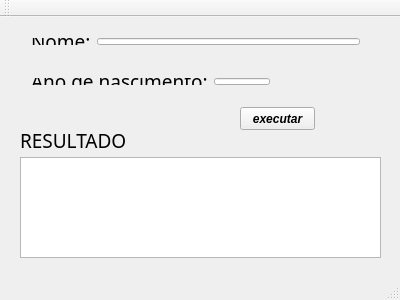
<?xml version="1.0" encoding="UTF-8"?>
<ui version="4.0">
 <class>MainWindow</class>
 <widget class="QMainWindow" name="MainWindow">
  <property name="geometry">
   <rect>
    <x>0</x>
    <y>0</y>
    <width>400</width>
    <height>300</height>
   </rect>
  </property>
  <property name="windowTitle">
   <string>PROJETO ELEITOR</string>
  </property>
  <widget class="QWidget" name="centralWidget">
   <widget class="QLabel" name="label_3">
    <property name="geometry">
     <rect>
      <x>20</x>
      <y>113</y>
      <width>121</width>
      <height>20</height>
     </rect>
    </property>
    <property name="font">
     <font>
      <family>Indie Flower</family>
      <pointsize>14</pointsize>
     </font>
    </property>
    <property name="text">
     <string>RESULTADO</string>
    </property>
   </widget>
   <widget class="QTextEdit" name="textEdit">
    <property name="geometry">
     <rect>
      <x>20</x>
      <y>140</y>
      <width>361</width>
      <height>101</height>
     </rect>
    </property>
   </widget>
   <widget class="QPushButton" name="pushButton">
    <property name="geometry">
     <rect>
      <x>240</x>
      <y>90</y>
      <width>75</width>
      <height>23</height>
     </rect>
    </property>
    <property name="font">
     <font>
      <family>Arial</family>
      <pointsize>9</pointsize>
      <weight>75</weight>
      <italic>true</italic>
      <bold>true</bold>
     </font>
    </property>
    <property name="text">
     <string>executar</string>
    </property>
   </widget>
   <widget class="QWidget" name="layoutWidget">
    <property name="geometry">
     <rect>
      <x>20</x>
      <y>10</y>
      <width>351</width>
      <height>29</height>
     </rect>
    </property>
    <layout class="QHBoxLayout" name="horizontalLayout">
     <item>
      <widget class="QLabel" name="label">
       <property name="font">
        <font>
         <family>Indie Flower</family>
         <pointsize>14</pointsize>
        </font>
       </property>
       <property name="text">
        <string>Nome:</string>
       </property>
      </widget>
     </item>
     <item>
      <widget class="QLineEdit" name="lineEditNome"/>
     </item>
    </layout>
   </widget>
   <widget class="QWidget" name="layoutWidget">
    <property name="geometry">
     <rect>
      <x>20</x>
      <y>50</y>
      <width>261</width>
      <height>29</height>
     </rect>
    </property>
    <layout class="QHBoxLayout" name="horizontalLayout_2">
     <item>
      <widget class="QLabel" name="label_2">
       <property name="font">
        <font>
         <family>Indie Flower</family>
         <pointsize>14</pointsize>
        </font>
       </property>
       <property name="text">
        <string>Ano de nascimento:</string>
       </property>
      </widget>
     </item>
     <item>
      <widget class="QLineEdit" name="lineEditData"/>
     </item>
    </layout>
   </widget>
  </widget>
  <widget class="QMenuBar" name="menuBar">
   <property name="geometry">
    <rect>
     <x>0</x>
     <y>0</y>
     <width>400</width>
     <height>21</height>
    </rect>
   </property>
  </widget>
  <widget class="QToolBar" name="mainToolBar">
   <attribute name="toolBarArea">
    <enum>TopToolBarArea</enum>
   </attribute>
   <attribute name="toolBarBreak">
    <bool>false</bool>
   </attribute>
  </widget>
  <widget class="QStatusBar" name="statusBar"/>
 </widget>
 <layoutdefault spacing="6" margin="11"/>
 <resources/>
 <connections/>
</ui>
